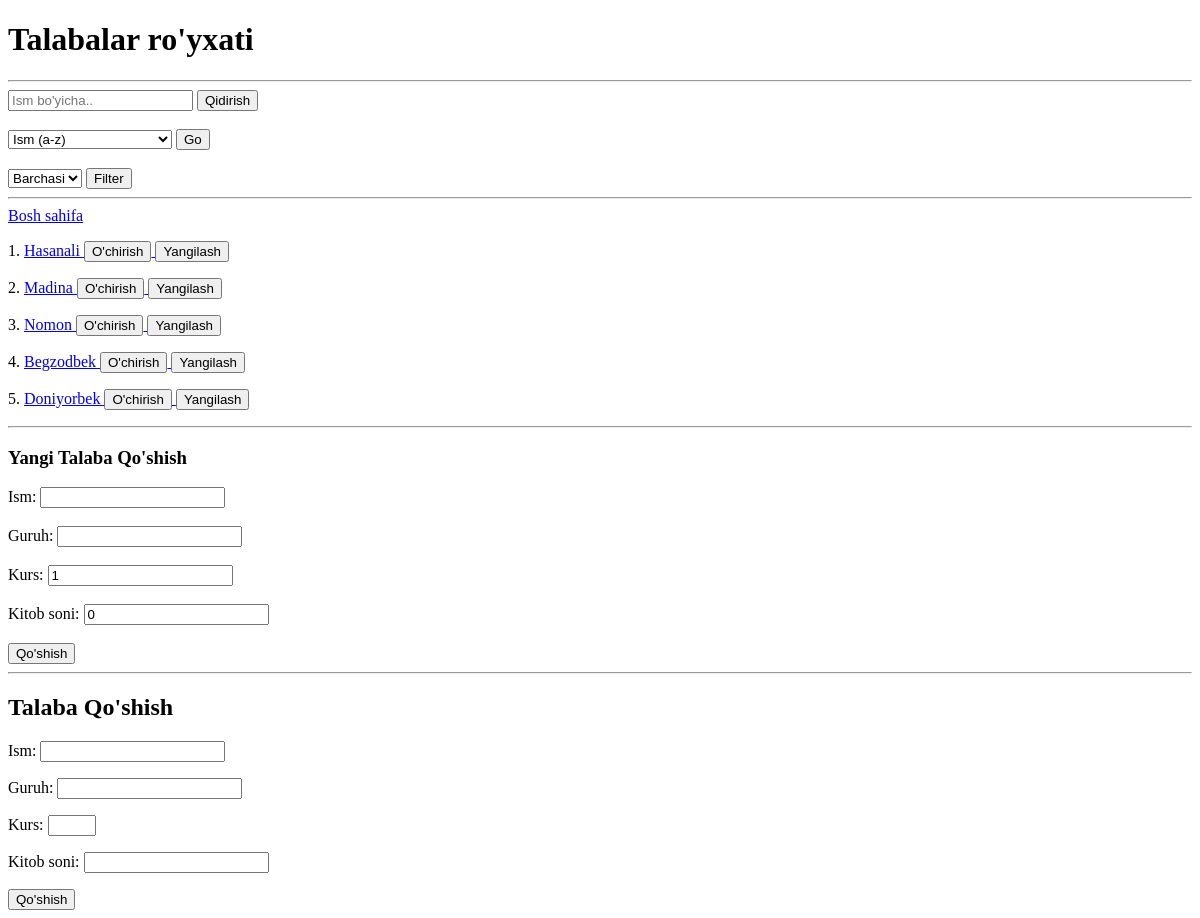
The app's page /talabalar/, older data.
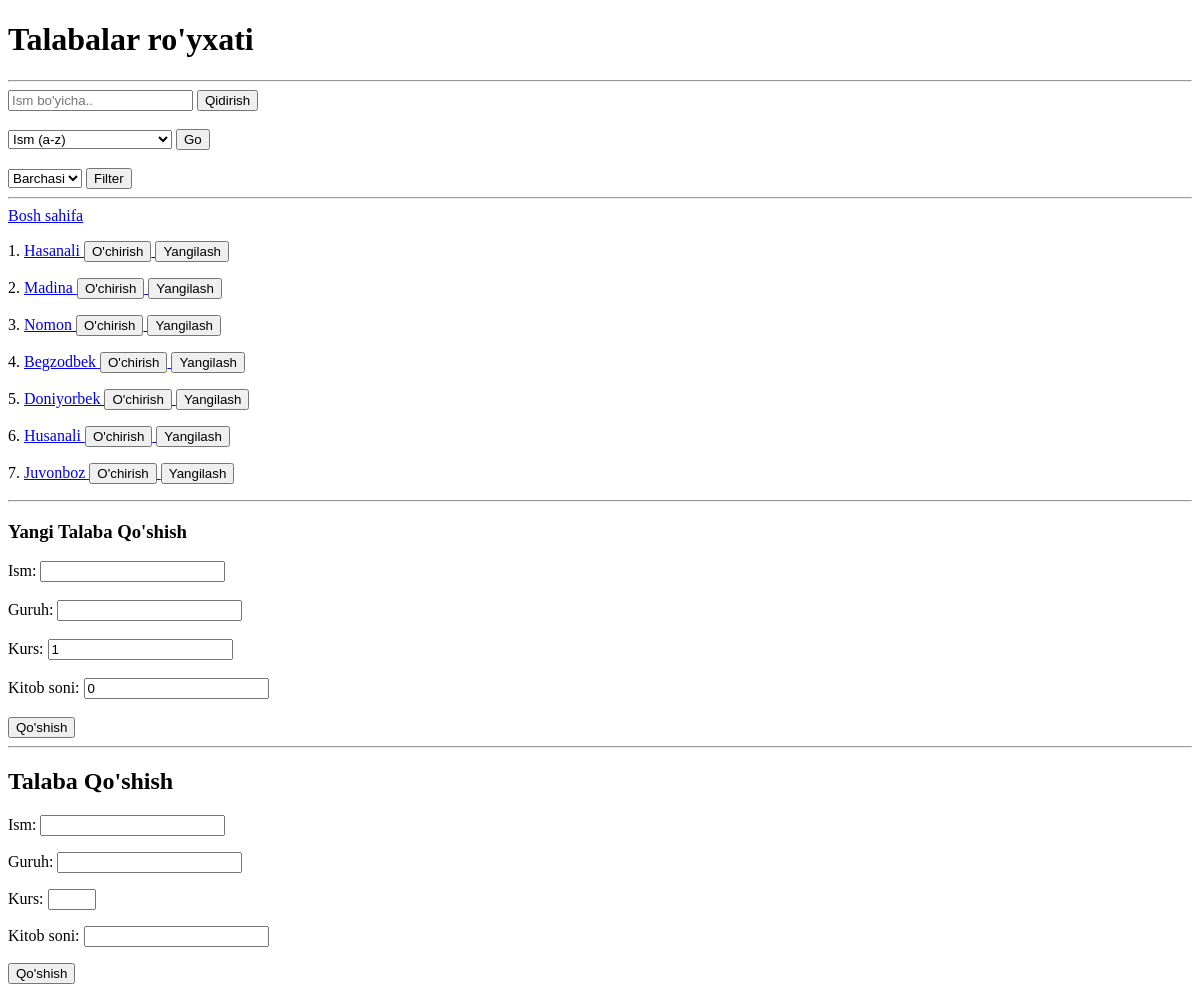
The same page, newer data.
### main/models.py (models this page shows, shortened)
class Talaba(models.Model):
    ism = models.CharField(max_length=50)
    guruh = models.CharField(max_length=20)
    kurs = models.PositiveIntegerField(default=1)
    kitob_soni = models.PositiveIntegerField()

### main/views.py (the view, shortened to what this page needs)
# urls.py: path('talabalar/', talabalar_view, name='talabalar'),
def talabalar_view(request):
    talaba_form = TalabaForm()
    talabalar = Talaba.objects.all()
    search = request.GET.get('search')
    if search:
        talabalar = talabalar.filter(ism__contains=search)
    order = request.GET.get('order')
    if order:
        talabalar = talabalar.order_by(order)
    kurs = request.GET.get('kurs')
    if kurs and int(kurs) != 0:
        talabalar = talabalar.filter(kurs=kurs)
    context = {
        "talabalar": talabalar,
        "search": search,
        "order": order,
        "kurs": kurs,
        "form": talaba_form,
    }
    return render(request, 'talabalar.html', context)

### main/forms.py
class TalabaForm(forms.Form):
    ism = forms.CharField(max_length=255, min_length=3)
    guruh = forms.CharField(max_length=255, min_length=1)
    kurs = forms.IntegerField(min_value=1, max_value=5)
    kitob_soni = forms.IntegerField(min_value=0)

### templates/talabalar.html (shortened to what this page needs)
<!DOCTYPE html>
<html lang="en">
<head>
</head>
<body>
    <h1>Talabalar ro'yxati</h1>
    <hr>
    <form>
        <input type="text" name="search" placeholder="Ism bo'yicha.." {% if search %}value="{{ search }}"{% endif %}>
        <button>Qidirish</button>
    </form>
    <br>
    <form >
        <select name="order">
            <option value="ism" {% if order == "ism"%} selected {% endif %}>Ism (a-z)</option>
        </select>
        <button>Go</button>
    </form>
    <br>
        <form >
        <select name="kurs">
            <option value="0">Barchasi</option>
        </select>
        <button>Filter</button>
    </form>
    <hr>
    <a href="/">Bosh sahifa</a>
    {% for talaba in talabalar %}
        <p>
            {{ forloop.counter}}.
            <a href="/talabalar/{{ talaba.id }}/">
                {{talaba.ism}}
            </a>
            <a href="/talabalar/{{ talaba.id }}/delete/confirm/">
                <button>O'chirish</button>
            </a>
            <a href="/talabalar/{{ talaba.id }}/update/">
                <button>Yangilash</button>
            </a>
        </p>
    {% endfor %}
    <hr>
    <h3>Yangi Talaba Qo'shish</h3>
    <form method="post">
        <label for="name">Ism:</label>
        <input type="text" name="ism" id="name" required>
        <br><br>
        <label for="group">Guruh:</label>
        <input type="text" name="guruh" id="group" required>
        <br><br>
        <label for="kurs">Kurs:</label>
        <input type="number" name="kurs" id="kurs" value="1">
        <br><br>
        <label for="numOfbooks">Kitob soni:</label>
        <input type="number" name="kitob_soni" id="numOfbooks" value="0">
        <br><br>
        <button>Qo'shish</button>
    </form>
    <hr>
<h2>Talaba Qo'shish</h2>
    <form method="post">
        {{form.as_p}}
        <button>Qo'shish</button>
    </form>
</body>
</html>

Row changes from the older to the newer data that the page shows:
added Talaba: ism "Husanali"
added Talaba: ism "Juvonboz"
